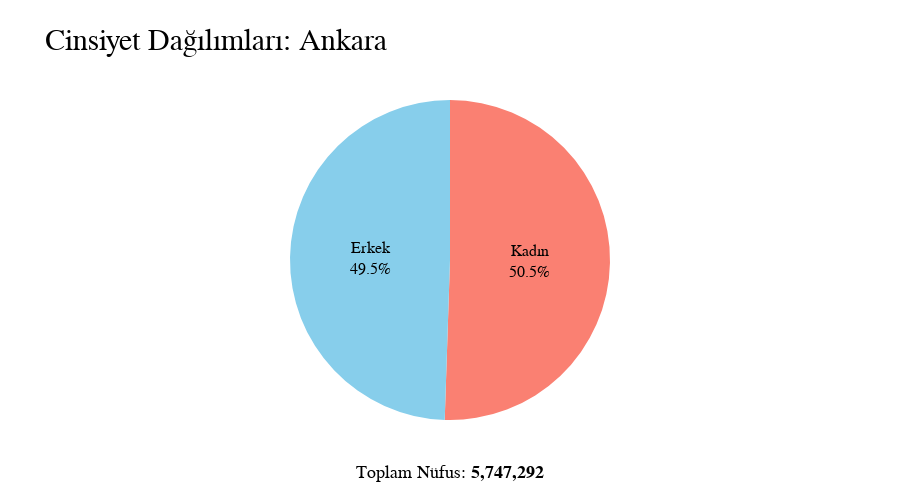

Source (notebook cell):
### Code cell
import plotly.graph_objects as go
from plotly.subplots import make_subplots
def population_plot(df_p, city_name=None, town_name=None, district_name=None):
    # Create the figure with subplots
    labels = ['Erkek', 'Kadın']
    colors = ['skyblue', 'salmon']
    title = ""
    fig = go.Figure()

    if city_name==None and town_name==None and district_name==None:
        title = "Bütün Ülke"
        values1 = df_p[["erkek", "kadin"]].sum().to_list()
        fig.add_trace(go.Pie(
            name="",
            labels=labels,
            values=values1,
            marker=dict(colors=colors),
            hovertemplate='<b>%{label}</b><br>%{value}',
            pull=[0, 0],
            textfont=dict(size=16, family="Balto", color="black"),  # Adjust text size and color
            textinfo='label+percent',  # Show labels and percentages
        ))
    
    elif city_name!=None and (town_name==None and district_name==None):
        title = city_name.capitalize()
        values1 = df_p[df_p["il adi"]==city_name.upper()]
        values1 = values1[["erkek", "kadin"]].sum().to_list()
        fig.add_trace(go.Pie(
            name="",
            labels=labels,
            values=values1,
            marker=dict(colors=colors),
            hovertemplate='<b>%{label}</b><br>%{value}',
            pull=[0, 0],
            textfont=dict(size=16, family="Balto", color="black"),  # Adjust text size and color
            textinfo='label+percent',  # Show labels and percentages
        ))
    
    elif city_name!=None and (town_name!=None and district_name==None):
        title = f"{city_name.capitalize()}, {town_name.capitalize()}"
        values1 = df_p[(df_p["il adi"]==city_name.upper()) & (df_p["ilçe adi"]==town_name.upper())]
        values1 = values1[["erkek", "kadin"]].sum().to_list()
        fig.add_trace(go.Pie(
            name="",
            labels=labels,
            values=values1,
            marker=dict(colors=colors),
            hovertemplate='<b>%{label}</b><br>%{value}',
            pull=[0, 0],
            textfont=dict(size=16, family="Balto", color="black"),  # Adjust text size and color
            textinfo='label+percent',  # Show labels and percentages
        ))
    
    elif city_name!=None and (town_name!=None and district_name!=None):
        title = f"{city_name.capitalize()}, {town_name.capitalize()}, {district_name.capitalize()} Mh."
        if len(district_name.split()) > 1:
            district_name = district_name + " Mh."
        values1 = df_p[(df_p["il adi"]==city_name.upper()) & (df_p["ilçe adi"]==town_name.upper()) & (df_p["mahalle adi"]==" ".join(district_name.split()[:-1]).upper())] # assuming that every mahalle ends with MH.
        values1 = values1[["erkek", "kadin"]].sum().to_list()
        fig.add_trace(go.Pie(
            name="",
            labels=labels,
            values=values1,
            marker=dict(colors=colors),
            hovertemplate='<b>%{label}</b><br>%{value}',
            pull=[0, 0],
            textfont=dict(size=16, family="Balto", color="black"),  # Adjust text size and color
            textinfo='label+percent',  # Show labels and percentages
        ))
    else:
        fig.add_annotation(
        text="Please enter either: Only city name, City name and Town name, or all three",
        xref="paper", yref="paper",
        x=0.5, y=0.5, showarrow=False,
        font=dict(
            family="Balto, Arial, sans-serif",
            size=20,
            color="black"
            )
        )

        # Update layout to remove axes
        fig.update_layout(
            xaxis=dict(visible=False),
            yaxis=dict(visible=False),
            plot_bgcolor='rgba(0,0,0,0)',
            margin=dict(l=0, r=0, t=0, b=0)
        )
        return fig

    # Update layout
    fig.update_layout(
        title=f'Cinsiyet Dağılımları: {title}',
        width=900,
        height=500,
        title_font=dict(size=30, family="Balto", ),  # Adjust title font
        title_pad_b=10,
        font=dict(
            family="Balto",  # Adjust default font family for labels
            size=14,  # Adjust default font size for labels
            color="black"  # Adjust default font color for labels
        ),
        showlegend=False
    )

    for annotation in fig['layout']['annotations']:
        annotation['y'] = 0.95  # Adjust this value for more/less padding

    # Add the text annotation below the plots
    fig.add_annotation(
        text=f"Toplam Nüfus: <b>{sum(values1):,}</b>",
        xref="paper", yref="paper",
        x=0.5, y=-0.2,
        showarrow=False,
        font=dict(size=18, family="Balto", color="black"),
        align="center"
    )
    return fig
fig = population_plot(df_p, city_name="ankara")
# Show the figure
fig.show()

### Figure 1 — Plotly figure (JSON) as saved in the notebook; plotly's stock layout.template omitted (floating-point values rounded to 4 significant figures)
{"data": [{"hovertemplate": "<b>%{label}</b><br>%{value}", "labels": ["Erkek", "Kadın"], "marker": {"colors": ["skyblue", "salmon"]}, "name": "", "pull": [0, 0], "textfont": {"color": "black", "family": "Balto", "size": 16}, "textinfo": "label+percent", "type": "pie", "values": [2843392, 2903900]}], "layout": {"annotations": [{"align": "center", "font": {"color": "black", "family": "Balto", "size": 18}, "showarrow": false, "text": "Toplam Nüfus: <b>5,747,292</b>", "x": 0.5, "xref": "paper", "y": -0.2, "yref": "paper"}], "font": {"color": "black", "family": "Balto", "size": 14}, "height": 500, "showlegend": false, "title": {"font": {"family": "Balto", "size": 30}, "pad": {"b": 10}, "text": "Cinsiyet Dağılımları: Ankara"}, "width": 900}}
